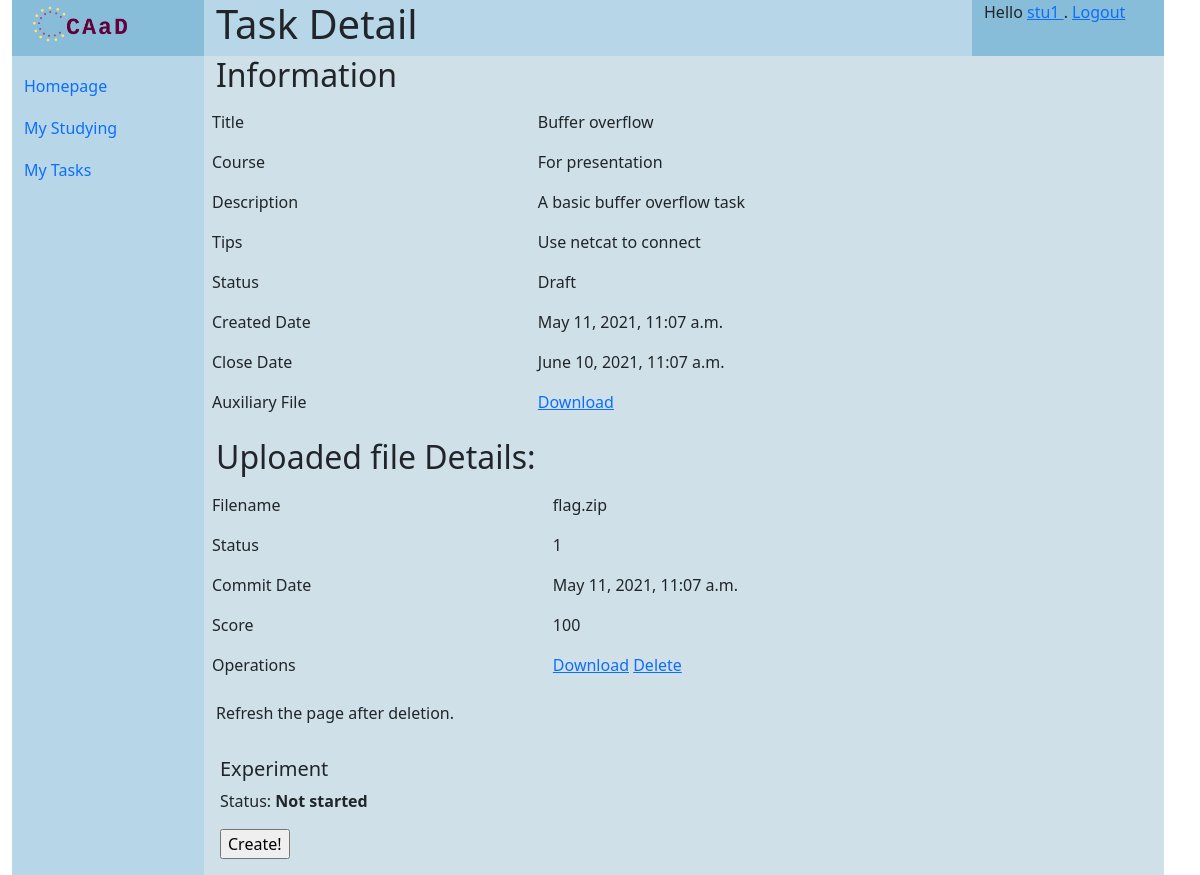
The app's page /courses/task/19 (signed in) with its own data.
### homeworks/models.py (models this page shows, shortened)
class Task(models.Model):
    TASK_STATUS = [(0, 'draft'), (1, 'running'), (2, 'closed')]
    title = models.CharField('title', max_length=64)
    description = models.CharField('description', max_length=1024)
    tips = models.CharField('tips', max_length=1024, blank=True)
    answer = models.CharField('answer', max_length=1024, blank=True)
    have_docker = models.BooleanField("have docker experiment", default=False)
    dockerfile = models.OneToOneField(DockerFile, on_delete=models.SET_NULL, blank=True, null=True)
    auxiliary_file = models.OneToOneField(SubmissionFile, on_delete=models.SET_NULL, blank=True, null=True)
    status = models.IntegerField(
        'homework status', choices=TASK_STATUS, default=0)
    create_date = models.DateTimeField('date created', default=timezone.now())
    close_date = models.DateTimeField(
        'date to close', default=timezone.now() + timedelta(days=30))
    course = models.ForeignKey(Course, on_delete=models.CASCADE, related_name="tasks", null=True)
    creator = models.ForeignKey(User, on_delete=models.CASCADE, related_name="tasks_created", null=True)

class Submission(models.Model):
    SUBMISSION_STATUS = [ (0, "Unfinished"), (1, "Submitted"), (2, "Commented") ]
    status = models.IntegerField(
        'status', default=0, choices=SUBMISSION_STATUS)
    commit_date = models.DateTimeField('date committed', default=timezone.now())
    score = models.IntegerField('score', null=True)
    comment = models.CharField('comment', max_length=1024, null=True)
    task = models.ForeignKey(Task, on_delete=models.CASCADE, related_name="submissions", null=True)
    submitter = models.ForeignKey(User, on_delete=models.CASCADE, related_name="submissions", null=True)
    file = models.OneToOneField(SubmissionFile, on_delete=models.SET_NULL, null=True, blank=True, related_name="submission")

### courses/models.py (models this page shows, shortened)
class Course(models.Model):
    name = models.CharField('course name', max_length=32)
    password = models.CharField('joining password', max_length=8)
    description = models.CharField('description', max_length=512)
    is_open = models.BooleanField("Is open to all", default=True)
    create_date = models.DateTimeField('date created up', default=now())
    creator = models.ForeignKey(User, on_delete=models.CASCADE)

### files/models.py (models this page shows, shortened)
class File(models.Model):
    name = models.CharField(max_length=32, blank=True)
    create_date = models.DateTimeField('date created', default=timezone.now())
    hash = models.CharField(max_length=64, blank=True)
    content_type = models.CharField(max_length=64, blank=True, null=True)
    class Meta:
        abstract = True

class SubmissionFile(File):
    file = RestrictedFileField(upload_to=UploadToPathAndRename("submission/" + time.strftime("%Y/%m/%d")), max_length=100, max_upload_size=5242880,
            content_types=['application/pdf', 'application/excel', 'application/msword', 'text/plain', 'text/csv', 'application/zip', 'image/jpeg', 'image/gif'])

### homeworks/views.py (the view, shortened to what this page needs)
# urls.py: path('task/<int:task_id>', homework_views.TaskDetailView.as_view(), name='task_detail'),
class TaskDetailView(SetLoginRequiredMixin, ContextMixin, View):
    template_name = "homeworks/task_detail.html"
    def get_context_data(self, **kwargs):
        context = super().get_context_data(**kwargs)
        context["title"] = "Task Detail"
        return context
    def get(self, request, task_id):
        task = get_object_or_404(Task, pk=task_id)
        if request.user.is_authenticated and CourseMember.is_member_of(request.user.pk, task.course.pk):
            privilege = CourseMember.get_highest_course_privilege(request.user.pk, task.course.pk)
            context = self.get_context_data()
            context['task'] = task
            if privilege == 3:
                try:
                    submission = Submission.objects.get(task__pk=task_id, submitter__pk=request.user.pk)
                    context['submission'] = submission
                except Submission.DoesNotExist:
                    submission = Submission(submitter=request.user, task=task)
                    submission.save()
                except Exception as e:
                    print(e)
                    raise e
                finally:
                    context['submission'] = submission
                    try:
                        file = submission.file
                        print(file.name)
                    except:
                        context['to_submit'] = True
                        context['form'] = UploadFileForm()
            else:
                context["is_teacher"] = True
            return render(request, self.template_name, context=context)
        return return_error(request, USER_NOT_AUTHENTICATED)

### courses/models.py (called while the page is built)
    @classmethod
    def get_highest_course_privilege(cls, user_id, course_id):
        if user_id == None or course_id == None:
            return 4
        cm = cls.objects.filter(course__pk=course_id).filter(user__pk=user_id)
        if len(cm) > 0:
            type = 3
            for role in cm:
                if role.type < type:
                    type = role.type
            return type
        return 4

    @classmethod
    def is_member_of(cls, user_id, course_id):
        return (cls.get_highest_course_privilege(user_id, course_id) < 4)

### utils/check.py (called while the page is built)
    def dispatch(self, request, *args, **kwargs):
        try:
            return super().dispatch(request, *args, **kwargs)
        except Exception as e:
            messages.info(request, "Please login to continue")
            print(e)
            return redirect(reverse("login"))

### templates/homeworks/task_detail.html
{% extends 'generics/base.html' %}
{% block content %}
<h2>Information</h2>
<table class="table table-borderless">
    <tr>
        <td>Title</td>
        <td>{{ task.title }}</td>
    </tr>
    <tr>
        <td>Course</td>
        <td>{{ task.course.name }}</td>
    </tr>
    <tr>
        <td>Description</td>
        <td>{{ task.description|default:"N/A" }}</td>
    </tr>
    <tr>
        <td>Tips</td>
        <td>{{ task.tips|default:"N/A" }}</td>
    </tr>
    <tr>
        <td>Status</td>
        <td>
        {% if task.status == 0 %}
        Draft
        {% elif task.status == 1 %}
        Running
        {% else %}
        Closed
        {% endif %}
        </td>
    </tr>
    <tr>
        <td>Created Date</td>
        <td>{{ task.create_date }}</td>
    </tr>
    <tr>
        <td>Close Date</td>
        <td>{{ task.close_date}}</td>
    </tr>
    {% if task.auxiliary_file %}
    <tr>
        <td>Auxiliary File</td>
        <td>
        <a href="{% url 'files:download' task.auxiliary_file.pk %}">Download</a>
        </td>
    </tr>
    {% endif %}
</table>
{% if is_teacher %}
<div class="row mt-3">
    <div class="m-1 col-2">
        <a href="{% url 'courses:task_update' task.pk %}" class="btn btn-primary" style="width: auto">Update Task</a>
    </div>
    <div class="m-1 col-2">
        <a href="{% url 'courses:submission_list' task.pk %}" class="btn btn-primary" style="width: auto">Submission List</a>
    </div>
    <div class="m-1 col-2">
        <a href="{% url 'dockers:dockerfile_upload' task.pk %}" class="btn btn-primary" style="width: auto">Upload Experiment</a>
    </div>
</div>
{% else %}
<div class="row">
{% if to_submit %}
    {% include "homeworks/includes/upload_homeworkfile_form.html" %}
{% else %}
<h2>Uploaded file Details:</h2>
<table class="table table-borderless">
    <tr>
        <td>Filename</td>
        <td>{{ submission.file.name }}</td>
    </tr>
    <tr>
        <td>Status</td>
        <td>{{ submission.status}}</td>
    </tr>
    <tr>
        <td>Commit Date</td>
        <td>{{ submission.commit_date }}</td>
    </tr>
    <tr>
        <td>Score</td>
        <td>
        {% if submission.score %}
            {{ submission.score }}
        {% else %}
            <div style='color=red'>Not given yet.</div>
        {% endif %}
        </td>
    </tr>
    <tr>
    <td>Operations</td>
    <td>
        <a href="{% url 'files:download' submission.file.pk %}" target="_blank">Download</a>
        <a href="{% url 'files:delete' submission.file.pk %}" target="_blank">Delete</a>
    </td>
    </tr>
</table>
<p>Refresh the page after deletion.</p>
{% endif %}
{% if task.have_docker %}
    {% include "dockers/includes/container_status.html" %}
{% endif %}
</div>
{% endif %}
{% endblock content %}

### templates/generics/base.html (shortened to what this page needs)
{% load static %}
<!DOCTYPE html>
<html>
    <head>
        <link href="{% static 'css/bootstrap.min.css' %}" rel="stylesheet">
        <link rel="stylesheet" href="{% static 'css/base.css' %}">
    </head>
    <body>
<div id="header" class="header container-fluid row">
    <div class="logo col-sm-2 center">
        <a href="{% url 'index' %}"><img src="{% static 'images/logo.png' %}" alt="CAaD" width="" height="50"></a>
    </div>
        <div class="title col-sm-8">
            <h1>{{ title | default:"Fill in title variable" }}<h1>
        </div>
    <div class="user col-sm-2">
        {% block status %}
            {% if user.is_authenticated %}
            Hello
            <a href="{% url 'users:profile' user.username %}">
            {{ user.username }}
            </a>
            . <a href="{% url 'users:logout' %}">Logout</a>
            {% else %}
            Anonymous User. <a href="{% url 'login' %}">Login</a>
            {% endif %}
        {% endblock status %}
    </div>
</div>
<div id="body" class="container-fluid row">
    <div class="navi col-sm-2 flex-fill">
    <nav class="navbar navbar-default" role="navigation">
        <ul class="nav nav-pills flex-column">
            <li class="nav-item">
                <a class="nav-link" href='{% url "index" %}'>Homepage</a>
            </li>
            {% block navigation %}
            <li class="nav-item">
                <a class="nav-link" href='{% url "courses:studying_list_my" %}'>My Studying</a>
            </li>
            <li class="nav-item">
                <a class="nav-link" href='{% url "courses:tasks_list_my" %}'>My Tasks</a>
            </li>
            {% endblock %}
        </ul>
    </nav>
    </div>
    <div class="content col-sm-10 container">
    <div class="row align-items-center">
        {% block content%}{% endblock %}
    </div>
    </div>
</div>
    </body>
</html>

### statics/css/base.css (style rules this page uses)
.logo { background-color: #87bdd8; }
.user { background-color: #87bdd8; }
.title { background-color: #b7d7e8; }
#body { min-height: 90vh; }
.navi { background-color: #b7d7e8; }
.nav-link { padding-left: 0; padding-top: 10px; }
.content { background-color: #cfe0e8; border-top: 10px; }

### records on screen
Task: title "Buffer overflow", course.name "For presentation", description "A basic buffer overflow task", tips "Use netcat to connect", create_date "May 11, 2021, 11:07 a.m.", close_date "June 10, 2021, 11:07 a.m."
Submission: file.name "flag.zip", status "1", commit_date "May 11, 2021, 11:07 a.m.", score "100"

### other values on screen
{{ user.username }} "stu1"
